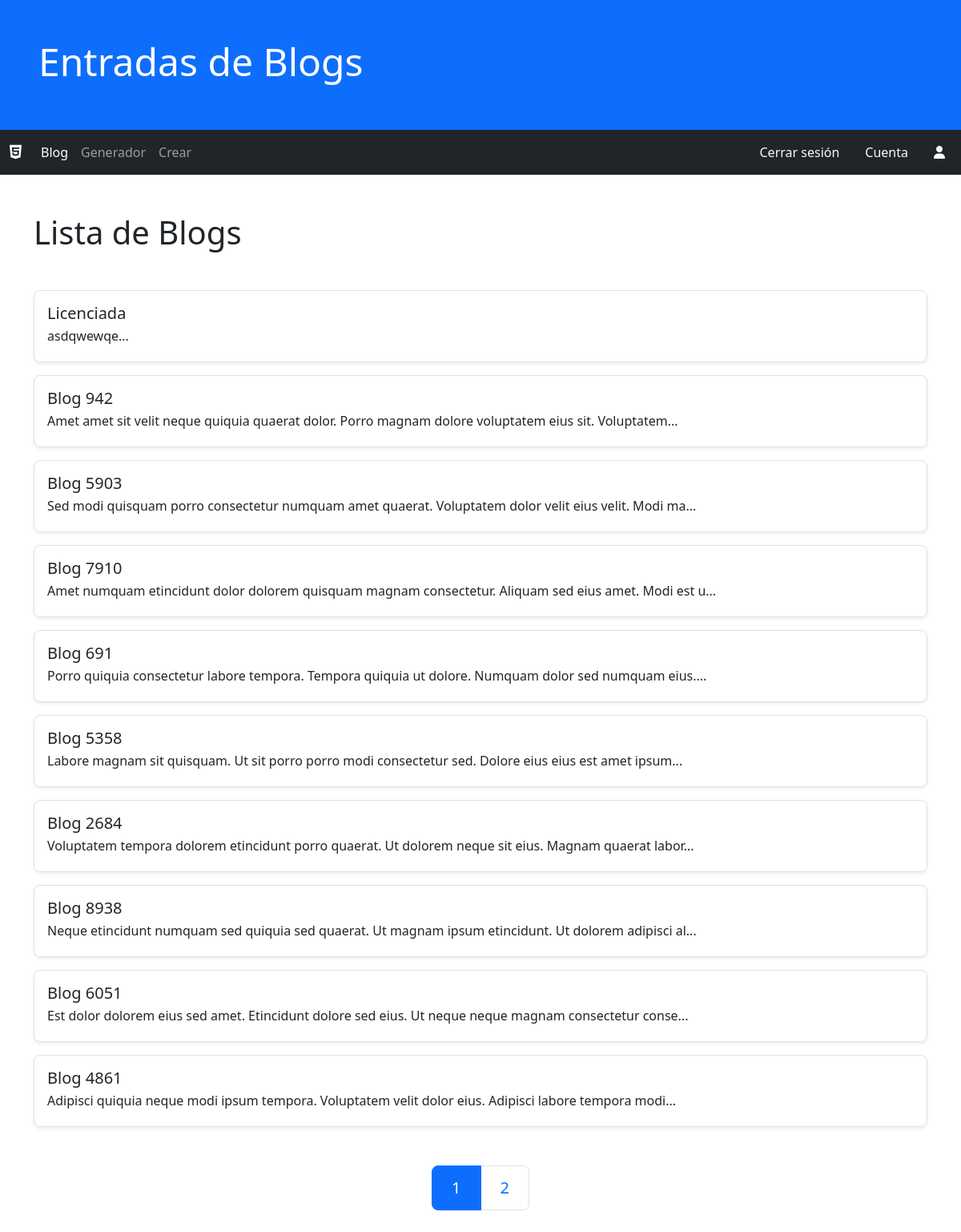
/blog/, run on an earlier commit of the app's database.
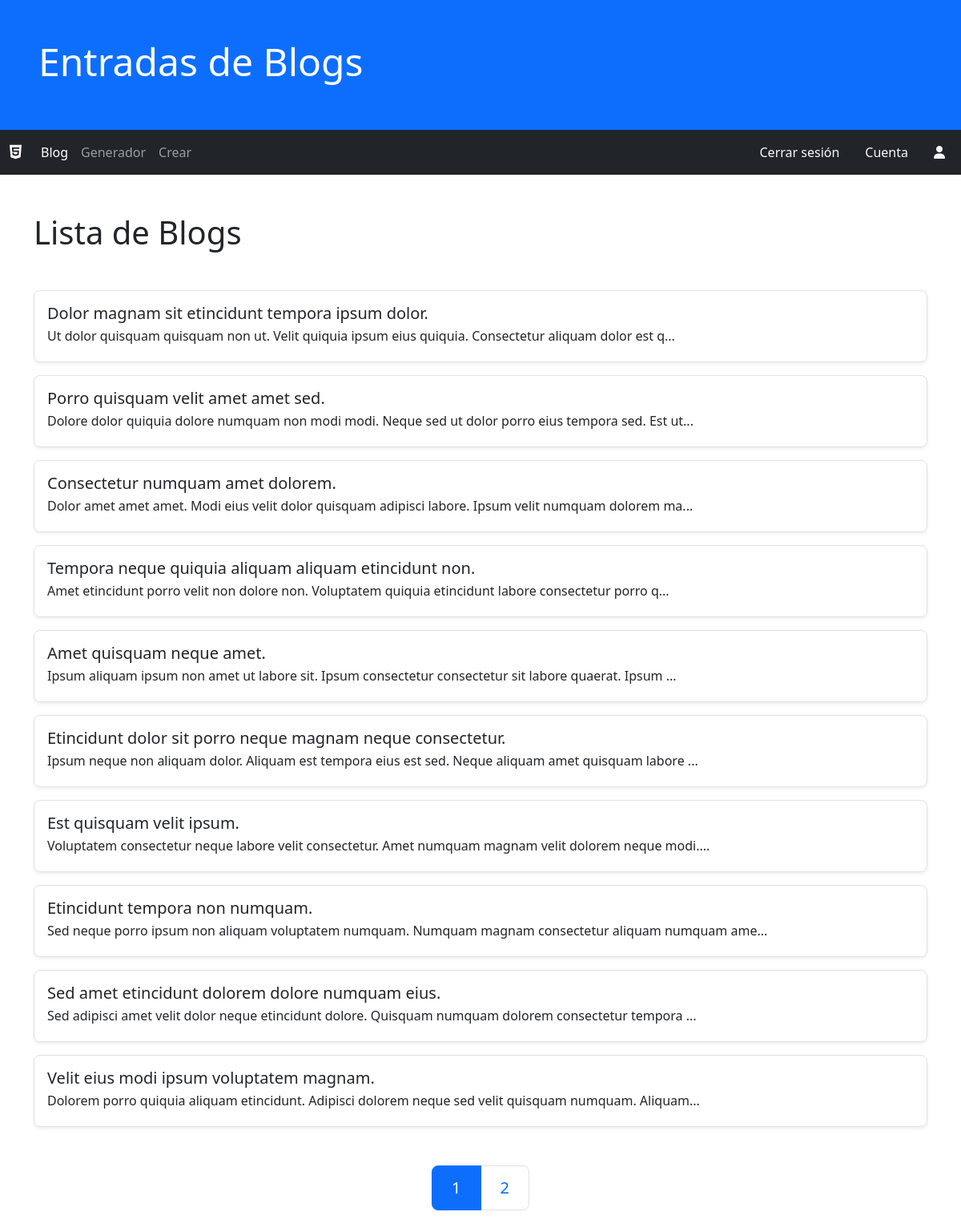
And on a later commit of the database.
### blog/models.py (models this page shows, shortened)
class EntradaBlog(models.Model):
    titulo =models.CharField(max_length=32, null=False, verbose_name="titulo", blank=True)
    contenido = models.TextField(verbose_name='Contenido')
    fecha_creacion = models.DateTimeField(auto_now_add=True, verbose_name="fecha creacion")
    fecha_actualizacion = models.DateTimeField(auto_now=True, verbose_name="fecha actualizacion")
    class Meta:
        verbose_name = "Entrada de blog"
        verbose_name_plural = "Entradas de blog"
        ordering = ['-fecha_creacion']

### blog/views.py (the view)
# urls.py: path('', BlogHome.as_view(), name='home'),
class BlogHome(ListView):
    model = EntradaBlog
    template_name = 'blog/home.html'
    paginate_by = 10

### blog/templates/blog/home.html (shortened to what this page needs)
{% extends 'blog/base.html' %}
{% block contenido %}
<div class="container my-5">
    <h1 class="display-6">Lista de Blogs</h1>
</div>
<div class="container my-5 d-flex flex-column justify-content-end gap-3">
    {% for entradablog in entradablog_list %}
            <div class="p-3 border rounded-3 shadow-sm">
            <div>
                <a href="{% url 'blog:detalle' entradablog.id %}" class="list-group-item list-group-item-action">
                    <div class="d-flex w-100 justify-content-between">
                        <h5 class="mb-1">{{entradablog.titulo}}</h5>
                    </div>
                    <p class="mb-1">{{entradablog.contenido| slice:100}}...</p>
                </a>
            </div>
        </div>
    {% endfor %}
</div>
<div class="container my-5">
    <ul class="pagination pagination-lg justify-content-center my-5">
        <li class="page-item {% if not page_obj.has_previous %}active{% endif %}">
            <a class="page-link" href="?{{param_get}}&page=1">1</a>
        </li>
        {% if page_obj.paginator.num_pages >= 2 %}
        <li class="page-item {% if not page_obj.has_next %}active{% endif %}">
            <a class="page-link" href="?{{param_get}}&page={{page_obj.paginator.num_pages}}">{{page_obj.paginator.num_pages}}</a>
        </li>
        {% endif %}
    </ul>
</div>
{% endblock %}

### blog/templates/blog/base.html (shortened to what this page needs)
<!DOCTYPE html>
<html lang="en">
<head>
    <link href="https://cdn.jsdelivr.net/npm/bootstrap@5.2.2/dist/css/bootstrap.min.css" rel="stylesheet">
    <link rel="stylesheet" href="https://cdnjs.cloudflare.com/ajax/libs/font-awesome/6.2.0/css/all.min.css" />
</head>
<body>
    {% url 'blog:home' as url_home %}
    {% url 'blog:generador' as url_generador %}
    {% url 'blog:crear' as url_crear %}
    <div class="container-fluid bg-primary p-5">
        <h1 class="display-5 text-white">Entradas de Blogs</h1>
    </div>
    <div class="container-fluid px-0 sticky-{}">
        <nav class="navbar navbar-expand-sm bg-dark navbar-dark py-2">
            <div class="container-fluid">
                <a class="navbar-brand" href="">
                    <span><i class="fa-brands fa-html5"></i></span>
                </a>
                <div class="collapse navbar-collapse" id="contenido_navbar">
                    <ul class="navbar-nav me-auto mb-0 pt-3 pt-sm-0">
                        <li class="nav-item">
                            <a class="nav-link {% if request.path == url_home %} active {% endif %}" href="{% url 'blog:home' %}">Blog</a>
                        </li>
                        <li class="nav-item">
                            <a class="nav-link {% if request.path == url_generador %} active {% endif %}" href="{% url 'blog:generador' %}">Generador</a>
                        </li>
                        <li class="nav-item">
                            <a class="nav-link {% if request.path == url_crear %}active{% endif %}" href="{% url 'blog:crear' %}">Crear</a>
                        </li>
                    </ul>
                    <div class="d-flex pt-3 pt-sm-0 me-2 text-light flex-column flex-sm-row gap-3">
                        <a class="text-decoration-none text-light me-3" href="">Cerrar sesión</a>
                        <a class="text-decoration-none text-light me-3" href="">Cuenta</a>
                        <span class="d-none d-sm-inline"><i class="fa-solid fa-user"></i></span>
                    </div>
                </div>
            </div>
        </nav>
    </div>
    {% block contenido %}{% endblock %}
</body>
</html>

What changed in the data, as far as the page shows it:
removed EntradaBlog: titulo "Licenciada", contenido "asdqwewqe"
removed EntradaBlog: titulo "Blog 942", contenido "Amet amet sit velit neque quiquia quaerat dolor. Porro magnam dolore voluptatem eius sit. Voluptatem"
removed EntradaBlog: titulo "Blog 5903", contenido "Sed modi quisquam porro consectetur numquam amet quaerat. Voluptatem dolor velit eius velit. Modi ma"
removed EntradaBlog: titulo "Blog 7910", contenido "Amet numquam etincidunt dolor dolorem quisquam magnam consectetur. Aliquam sed eius amet. Modi est u"
removed EntradaBlog: titulo "Blog 691", contenido "Porro quiquia consectetur labore tempora. Tempora quiquia ut dolore. Numquam dolor sed numquam eius."
removed EntradaBlog: titulo "Blog 5358", contenido "Labore magnam sit quisquam. Ut sit porro porro modi consectetur sed. Dolore eius eius est amet ipsum"
removed EntradaBlog: titulo "Blog 2684", contenido "Voluptatem tempora dolorem etincidunt porro quaerat. Ut dolorem neque sit eius. Magnam quaerat labor"
removed EntradaBlog: titulo "Blog 8938", contenido "Neque etincidunt numquam sed quiquia sed quaerat. Ut magnam ipsum etincidunt. Ut dolorem adipisci al"
removed EntradaBlog: titulo "Blog 6051", contenido "Est dolor dolorem eius sed amet. Etincidunt dolore sed eius. Ut neque neque magnam consectetur conse"
removed EntradaBlog: titulo "Blog 4861", contenido "Adipisci quiquia neque modi ipsum tempora. Voluptatem velit dolor eius. Adipisci labore tempora modi"
added EntradaBlog: titulo "Dolor magnam sit etincidunt tempora ipsum dolor.", contenido "Ut dolor quisquam quisquam non ut. Velit quiquia ipsum eius quiquia. Consectetur aliquam dolor est q"
added EntradaBlog: titulo "Porro quisquam velit amet amet sed.", contenido "Dolore dolor quiquia dolore numquam non modi modi. Neque sed ut dolor porro eius tempora sed. Est ut"
added EntradaBlog: titulo "Consectetur numquam amet dolorem.", contenido "Dolor amet amet amet. Modi eius velit dolor quisquam adipisci labore. Ipsum velit numquam dolorem ma"
added EntradaBlog: titulo "Tempora neque quiquia aliquam aliquam etincidunt non.", contenido "Amet etincidunt porro velit non dolore non. Voluptatem quiquia etincidunt labore consectetur porro q"
added EntradaBlog: titulo "Amet quisquam neque amet.", contenido "Ipsum aliquam ipsum non amet ut labore sit. Ipsum consectetur consectetur sit labore quaerat. Ipsum"
added EntradaBlog: titulo "Etincidunt dolor sit porro neque magnam neque consectetur.", contenido "Ipsum neque non aliquam dolor. Aliquam est tempora eius est sed. Neque aliquam amet quisquam labore"
added EntradaBlog: titulo "Est quisquam velit ipsum.", contenido "Voluptatem consectetur neque labore velit consectetur. Amet numquam magnam velit dolorem neque modi."
added EntradaBlog: titulo "Etincidunt tempora non numquam.", contenido "Sed neque porro ipsum non aliquam voluptatem numquam. Numquam magnam consectetur aliquam numquam ame"
added EntradaBlog: titulo "Sed amet etincidunt dolorem dolore numquam eius.", contenido "Sed adipisci amet velit dolor neque etincidunt dolore. Quisquam numquam dolorem consectetur tempora"
added EntradaBlog: titulo "Velit eius modi ipsum voluptatem magnam.", contenido "Dolorem porro quiquia aliquam etincidunt. Adipisci dolorem neque sed velit quisquam numquam. Aliquam"
